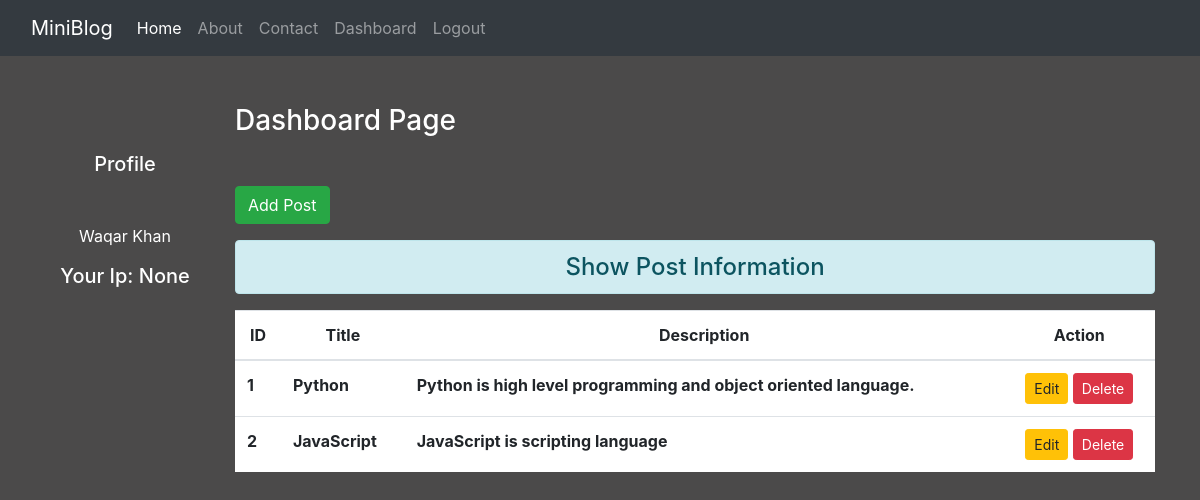
The app's page /dashboard/ (signed in) with its own data.
### blog/models.py (models this page shows)
class Post(models.Model):
    user = models.ForeignKey(User,on_delete=models.CASCADE)
    title = models.CharField(max_length=150)
    desc = models.TextField()
    date = models.DateTimeField(auto_now_add=True)

### blog/views.py (the view)
# urls.py: path('dashboard/',views.dashboard,name='dashboard'),
def dashboard(request):
    if request.user.is_authenticated:
        posts = Post.objects.filter(user=request.user)
        userid = request.user
        user = request.user
        full_name = user.get_full_name()
        ip = request.session.get('ip',0)
        return render(request, 'blog/dashboard.html',
                      {'posts': posts, 'full_name': full_name, 'ip': ip, 'userid': userid})
    else:
        return HttpResponseRedirect('/login/')

### blog/templates/blog/dashboard.html (shortened to what this page needs)
{% extends 'blog/base.html' %}
{% load static %}
{% block side %}
    <div class="col-sm-2 text-white my-5 text-center">
        <h5 class="my-5">Profile</h5>
        <h>{{full_name}}</h>
        <h5 class="mt-3">Your Ip: {{ip}}</h5>
    </div>
{% endblock side %}
{% block content %}
<div class="col-sm-10 ">
    <h3 class="text-white my-5">Dashboard Page</h3>
    <a href="{% url 'addpost' %}" class="btn btn-success">Add Post</a>
    <h4 class="text-center alert alert-info mt-3">Show Post Information</h4>
    {% if posts %}
        <table class="table table-hover bg-white">
            <thead>
                <tr class="text-center">
                    <th scope="col" style="2%">ID</th>
                    <th scope="col" style="28%">Title</th>
                    <th scope="col" style="50%">Description</th>
                    <th scope="col" style="20%">Action</th>
                </tr>
            </thead>
            <tbody>
                {% for post in posts %}
                    <tr>
                        <th scope="row">{{post.id}}</th>
                        <th>{{post.title}}</th>
                        <th>{{post.desc}}</th>
                        <td class="text-center">
                            <a href="{% url 'updatepost' post.id %}" class="btn btn-warning btn-sm">Edit</a>
                                <form action="{% url 'deletepost' post.id %}" method="post" class="d-inline">
                                    <input type="submit" class="btn btn-danger btn-sm" value="Delete">
                                </form>
                        </td>
                    </tr>
                 {% endfor %}
            </tbody>
        </table>
        {% else %}
            <h4 class="text-center alert alert-warning">No Records</h4>
    {% endif %}
</div>
{% endblock content %}

### blog/static/blog/css/style.css (style rules this page uses)
body { background-color:rgb(75,74,74); color:antiquewhite; }
form { color:rgb(177,166,166); }

### records on screen
Post: id "1", title "Python", desc "Python is high level programming and object oriented language."
Post: id "2", title "JavaScript", desc "JavaScript is scripting language"

### other values on screen
{{ full_name }} "Waqar Khan"
{{ ip }} "None"
